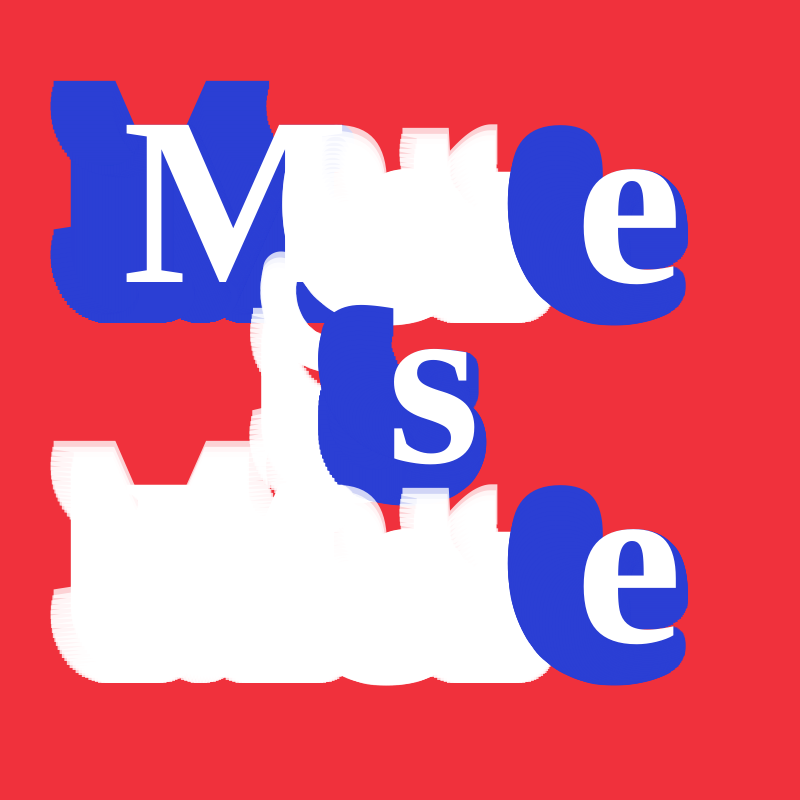
Frame 1 (no input)
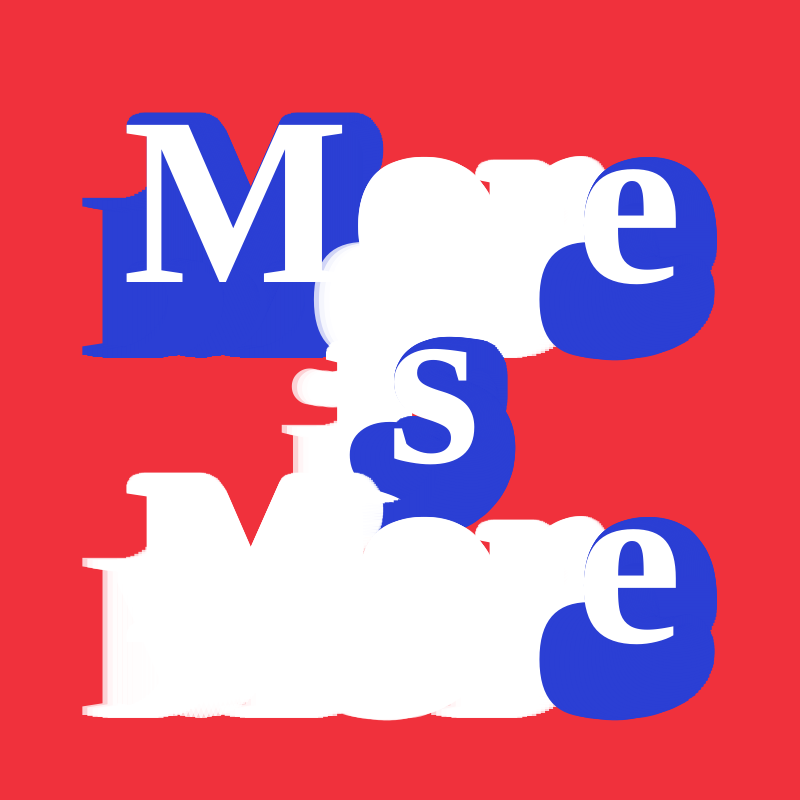
Frame 60 (no input)
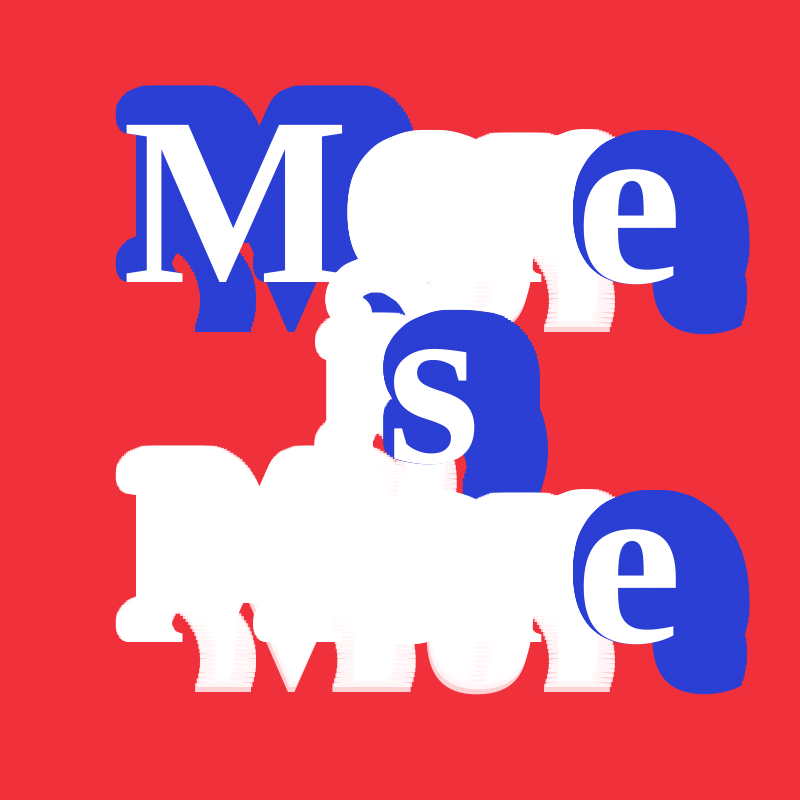
Frame 120 (the mouse pressed at the canvas centre since frame 60)

The p5.js sketch that drew these frames (run headless with seeded random() and noise() and a simulated clock; from frame 60 on, the mouse is pressed at the canvas centre):

// p5.js sketch
// ── sketch.js
function setup() {
  createCanvas(800, 800);
  frameRate(60);
  textFont('Arial Black'); // Fallback to 'Helvetica' if needed, but 'Arial Black' is usually standard.
  textStyle(BOLD);
  textSize(240);
  textAlign(CENTER, CENTER);
}

const lines = [
  {
    text: "More",
    y: 220,
    colors: ["#2B3FD4", "white", "white", "#2B3FD4"] // M, e -> Blue
  },
  {
    text: "is",
    y: 400,
    colors: ["white", "#2B3FD4"] // s -> Blue
  },
  {
    text: "More",
    y: 580,
    colors: ["white", "white", "white", "#2B3FD4"] // e -> Blue
  }
];

function draw() {
  background('#F0313C');

  let time = frameCount * 0.08;

  for (let l = 0; l < lines.length; l++) {
    let lineData = lines[l];
    let words = lineData.text;
    let yBase = lineData.y;
    let colorMap = lineData.colors;

    // Calculate centering
    // To center the word, we need its total width.
    let totalWidth = textWidth(words);

    // Starting X position for the first character
    let startX = (width - totalWidth) / 2;

    let currentX = startX;

    for (let c = 0; c < words.length; c++) {
      let charStr = words.charAt(c);
      let charW = textWidth(charStr);
      let charCenterX = currentX + charW / 2;

      let isBlue = colorMap[c] === "#2B3FD4";

      // Draw layers back to front
      for (let i = 60; i >= 0; i--) {
        // Motion Math
        let waveIntensity = map(i, 0, 60, 0, 85);
        let xOffset = cos(time + i * 0.06) * waveIntensity;
        let yOffset = sin(time + i * 0.06) * waveIntensity;

        let x = charCenterX + xOffset;
        let y = yBase + yOffset;

        // Color Logic
        if (i === 0) {
          // Face
          fill(255);
        } else {
          // Trail
          if (isBlue) {
            fill('#2B3FD4');
          } else {
            // White trail - semi transparent
            fill(255, 200); // Slight alpha for overlapping depth
          }
        }
        noStroke();
        text(charStr, x, y);
      }

      currentX += charW;
    }
  }
}

// ── style.css
:root {
  --bg-color: #111;
  --panel-bg: #1c1c1e;
  --panel-border: #2c2c2e;
  --text-color: #f2f2f7;
  --label-color: #8e8e93;
  --input-bg: #2c2c2e;
  --accent-color: #0a84ff;
}

body {
  margin: 0;
  padding: 0;
  background-color: var(--bg-color);
  color: var(--text-color);
  font-family: -apple-system, BlinkMacSystemFont, "Segoe UI", Roboto, Helvetica, Arial, sans-serif;
  display: flex;
  justify-content: center;
  align-items: flex-start;
  min-height: 100vh;
  box-sizing: border-box;
}

#app-container {
  display: flex;
  flex-direction: row;
  align-items: flex-start;
  gap: 20px;
  padding: 20px;
  width: 100%;
  max-width: 1400px;
  flex-wrap: wrap;
  justify-content: center;
}

#canvas-container {
  box-shadow: 0 20px 40px rgba(0,0,0,0.6);
  border-radius: 4px;
  overflow: hidden;
  border: 1px solid #333;
  position: sticky;
  top: 20px;
}

#controls {
  flex: 1;
  min-width: 300px;
  max-width: 400px;
  display: flex;
  flex-direction: column;
  gap: 16px;
}

h2 {
  margin: 0 0 10px 0;
  font-size: 1.5rem;
  font-weight: 700;
  letter-spacing: -0.5px;
}

/* Section Styling */
.control-section {
  background-color: var(--panel-bg);
  border-radius: 12px;
  padding: 16px;
  border: 1px solid var(--panel-border);
}

.control-section h3 {
  margin: 0 0 12px 0;
  font-size: 0.9rem;
  text-transform: uppercase;
  color: var(--label-color);
  font-weight: 600;
  letter-spacing: 0.5px;
}

.control-row {
  display: flex;
  justify-content: space-between;
  align-items: center;
  margin-bottom: 12px;
  font-size: 0.9rem;
}

.control-row:last-child {
  margin-bottom: 0;
}

.control-row label {
  color: var(--text-color);
  flex: 1;
}

/* Inputs */
input[type="text"], select {
  background: var(--input-bg);
  border: none;
  border-radius: 6px;
  color: var(--text-color);
  padding: 6px 10px;
  font-size: 0.9rem;
  width: 140px;
  text-align: right;
  outline: none;
}

input[type="text"]:focus, select:focus {
  background: #3a3a3c;
}

/* Range Slider */
input[type="range"] {
  -webkit-appearance: none;
  width: 140px;
  background: transparent;
}

input[type="range"]::-webkit-slider-thumb {
  -webkit-appearance: none;
  height: 18px;
  width: 18px;
  border-radius: 50%;
  background: #fff;
  box-shadow: 0 2px 4px rgba(0,0,0,0.3);
  margin-top: -7px;
  cursor: pointer;
}

input[type="range"]::-webkit-slider-runnable-track {
  width: 100%;
  height: 4px;
  cursor: pointer;
  background: #48484a;
  border-radius: 2px;
}

/* Color Picker */
input[type="color"] {
  -webkit-appearance: none;
  border: none;
  width: 30px;
  height: 30px;
  border-radius: 50%;
  background: none;
  cursor: pointer;
  padding: 0;
  overflow: hidden;
}

input[type="color"]::-webkit-color-swatch-wrapper {
  padding: 0;
}

input[type="color"]::-webkit-color-swatch {
  border: 2px solid #fff;
  border-radius: 50%;
}

/* iOS Toggle Switch */
.toggle-switch {
  position: relative;
  display: inline-block;
  width: 40px;
  height: 24px;
}

.toggle-switch input {
  opacity: 0;
  width: 0;
  height: 0;
}

.slider {
  position: absolute;
  cursor: pointer;
  top: 0;
  left: 0;
  right: 0;
  bottom: 0;
  background-color: #48484a;
  transition: .3s;
  border-radius: 24px;
}

.slider:before {
  position: absolute;
  content: "";
  height: 20px;
  width: 20px;
  left: 2px;
  bottom: 2px;
  background-color: white;
  transition: .3s;
  border-radius: 50%;
  box-shadow: 0 2px 4px rgba(0,0,0,0.2);
}

input:checked + .slider {
  background-color: #30d158;
}

input:checked + .slider:before {
  transform: translateX(16px);
}
.section-header {
  display: flex;
  justify-content: space-between;
  align-items: center;
  margin-bottom: 12px;
}
